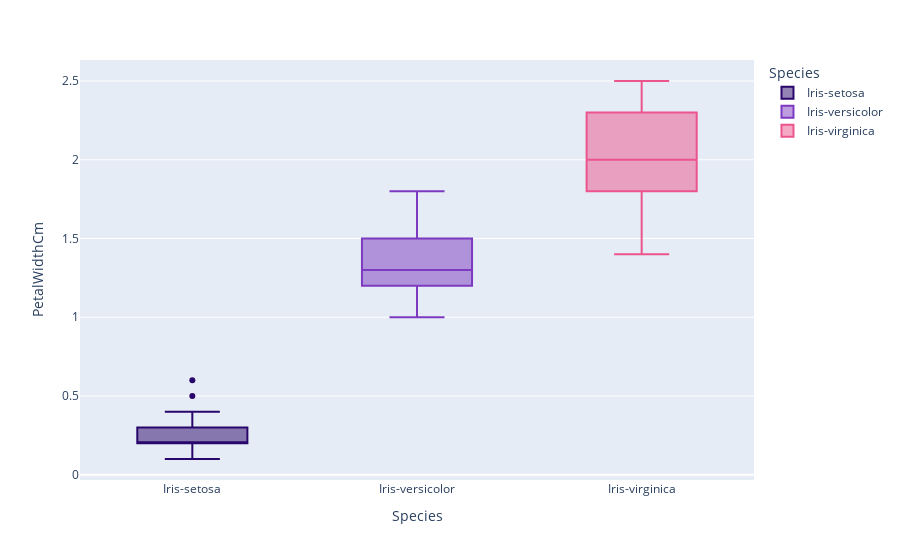

The notebook cell this image was saved under:
### Markdown cell above
## Petal-Width

### Code cell
fig = px.box(data_frame=iris, x='Species',y='PetalWidthCm',color='Species',color_discrete_sequence=['#29066B','#7D3AC1','#EB548C'],orientation='v')
fig.show()

### Figure 1 — Plotly figure (JSON) as saved in the notebook; plotly's stock layout.template omitted (floating-point values rounded to 4 significant figures)
{"data": [{"alignmentgroup": "True", "hovertemplate": "Species=%{x}<br>PetalWidthCm=%{y}<extra></extra>", "legendgroup": "Iris-setosa", "marker": {"color": "#29066B"}, "name": "Iris-setosa", "notched": false, "offsetgroup": "Iris-setosa", "orientation": "v", "showlegend": true, "type": "box", "x": ["Iris-setosa", "Iris-setosa", "Iris-setosa", "Iris-setosa", "Iris-setosa", "Iris-setosa", "Iris-setosa", "Iris-setosa", "Iris-setosa", "Iris-setosa", "Iris-setosa", "Iris-setosa", "Iris-setosa", "Iris-setosa", "Iris-setosa", "Iris-setosa", "Iris-setosa", "Iris-setosa", "Iris-setosa", "Iris-setosa", "Iris-setosa", "Iris-setosa", "Iris-setosa", "Iris-setosa", "Iris-setosa", "Iris-setosa", "Iris-setosa", "Iris-setosa", "Iris-setosa", "Iris-setosa", "Iris-setosa", "Iris-setosa", "Iris-setosa", "Iris-setosa", "Iris-setosa", "Iris-setosa", "Iris-setosa", "Iris-setosa", "Iris-setosa", "Iris-setosa", "Iris-setosa", "Iris-setosa", "Iris-setosa", "Iris-setosa", "Iris-setosa", "Iris-setosa", "Iris-setosa", "Iris-setosa", "Iris-setosa", "Iris-setosa"], "x0": " ", "xaxis": "x", "y": [0.2, 0.2, 0.2, 0.2, 0.2, 0.4, 0.3, 0.2, 0.2, 0.1, 0.2, 0.2, 0.1, 0.1, 0.2, 0.4, 0.4, 0.3, 0.3, 0.3, 0.2, 0.4, 0.2, 0.5, 0.2, 0.2, 0.4, 0.2, 0.2, 0.2, 0.2, 0.4, 0.1, 0.2, 0.1, 0.2, 0.2, 0.1, 0.2, 0.2, 0.3, 0.3, 0.2, 0.6, 0.4, 0.3, 0.2, 0.2, 0.2, 0.2], "y0": " ", "yaxis": "y"}, {"alignmentgroup": "True", "hovertemplate": "Species=%{x}<br>PetalWidthCm=%{y}<extra></extra>", "legendgroup": "Iris-versicolor", "marker": {"color": "#7D3AC1"}, "name": "Iris-versicolor", "notched": false, "offsetgroup": "Iris-versicolor", "orientation": "v", "showlegend": true, "type": "box", "x": ["Iris-versicolor", "Iris-versicolor", "Iris-versicolor", "Iris-versicolor", "Iris-versicolor", "Iris-versicolor", "Iris-versicolor", "Iris-versicolor", "Iris-versicolor", "Iris-versicolor", "Iris-versicolor", "Iris-versicolor", "Iris-versicolor", "Iris-versicolor", "Iris-versicolor", "Iris-versicolor", "Iris-versicolor", "Iris-versicolor", "Iris-versicolor", "Iris-versicolor", "Iris-versicolor", "Iris-versicolor", "Iris-versicolor", "Iris-versicolor", "Iris-versicolor", "Iris-versicolor", "Iris-versicolor", "Iris-versicolor", "Iris-versicolor", "Iris-versicolor", "Iris-versicolor", "Iris-versicolor", "Iris-versicolor", "Iris-versicolor", "Iris-versicolor", "Iris-versicolor", "Iris-versicolor", "Iris-versicolor", "Iris-versicolor", "Iris-versicolor", "Iris-versicolor", "Iris-versicolor", "Iris-versicolor", "Iris-versicolor", "Iris-versicolor", "Iris-versicolor", "Iris-versicolor", "Iris-versicolor", "Iris-versicolor", "Iris-versicolor"], "x0": " ", "xaxis": "x", "y": [1.4, 1.5, 1.5, 1.3, 1.5, 1.3, 1.6, 1, 1.3, 1.4, 1, 1.5, 1, 1.4, 1.3, 1.4, 1.5, 1, 1.5, 1.1, 1.8, 1.3, 1.5, 1.2, 1.3, 1.4, 1.4, 1.7, 1.5, 1, 1.1, 1, 1.2, 1.6, 1.5, 1.6, 1.5, 1.3, 1.3, 1.3, 1.2, 1.4, 1.2, 1, 1.3, 1.2, 1.3, 1.3, 1.1, 1.3], "y0": " ", "yaxis": "y"}, {"alignmentgroup": "True", "hovertemplate": "Species=%{x}<br>PetalWidthCm=%{y}<extra></extra>", "legendgroup": "Iris-virginica", "marker": {"color": "#EB548C"}, "name": "Iris-virginica", "notched": false, "offsetgroup": "Iris-virginica", "orientation": "v", "showlegend": true, "type": "box", "x": ["Iris-virginica", "Iris-virginica", "Iris-virginica", "Iris-virginica", "Iris-virginica", "Iris-virginica", "Iris-virginica", "Iris-virginica", "Iris-virginica", "Iris-virginica", "Iris-virginica", "Iris-virginica", "Iris-virginica", "Iris-virginica", "Iris-virginica", "Iris-virginica", "Iris-virginica", "Iris-virginica", "Iris-virginica", "Iris-virginica", "Iris-virginica", "Iris-virginica", "Iris-virginica", "Iris-virginica", "Iris-virginica", "Iris-virginica", "Iris-virginica", "Iris-virginica", "Iris-virginica", "Iris-virginica", "Iris-virginica", "Iris-virginica", "Iris-virginica", "Iris-virginica", "Iris-virginica", "Iris-virginica", "Iris-virginica", "Iris-virginica", "Iris-virginica", "Iris-virginica", "Iris-virginica", "Iris-virginica", "Iris-virginica", "Iris-virginica", "Iris-virginica", "Iris-virginica", "Iris-virginica", "Iris-virginica", "Iris-virginica", "Iris-virginica"], "x0": " ", "xaxis": "x", "y": [2.5, 1.9, 2.1, 1.8, 2.2, 2.1, 1.7, 1.8, 1.8, 2.5, 2, 1.9, 2.1, 2, 2.4, 2.3, 1.8, 2.2, 2.3, 1.5, 2.3, 2, 2, 1.8, 2.1, 1.8, 1.8, 1.8, 2.1, 1.6, 1.9, 2, 2.2, 1.5, 1.4, 2.3, 2.4, 1.8, 1.8, 2.1, 2.4, 2.3, 1.9, 2.3, 2.5, 2.3, 1.9, 2, 2.3, 1.8], "y0": " ", "yaxis": "y"}], "layout": {"boxmode": "overlay", "legend": {"title": {"text": "Species"}, "tracegroupgap": 0}, "margin": {"t": 60}, "xaxis": {"anchor": "y", "categoryarray": ["Iris-setosa", "Iris-versicolor", "Iris-virginica"], "categoryorder": "array", "domain": [0, 1], "title": {"text": "Species"}}, "yaxis": {"anchor": "x", "domain": [0, 1], "title": {"text": "PetalWidthCm"}}}}
